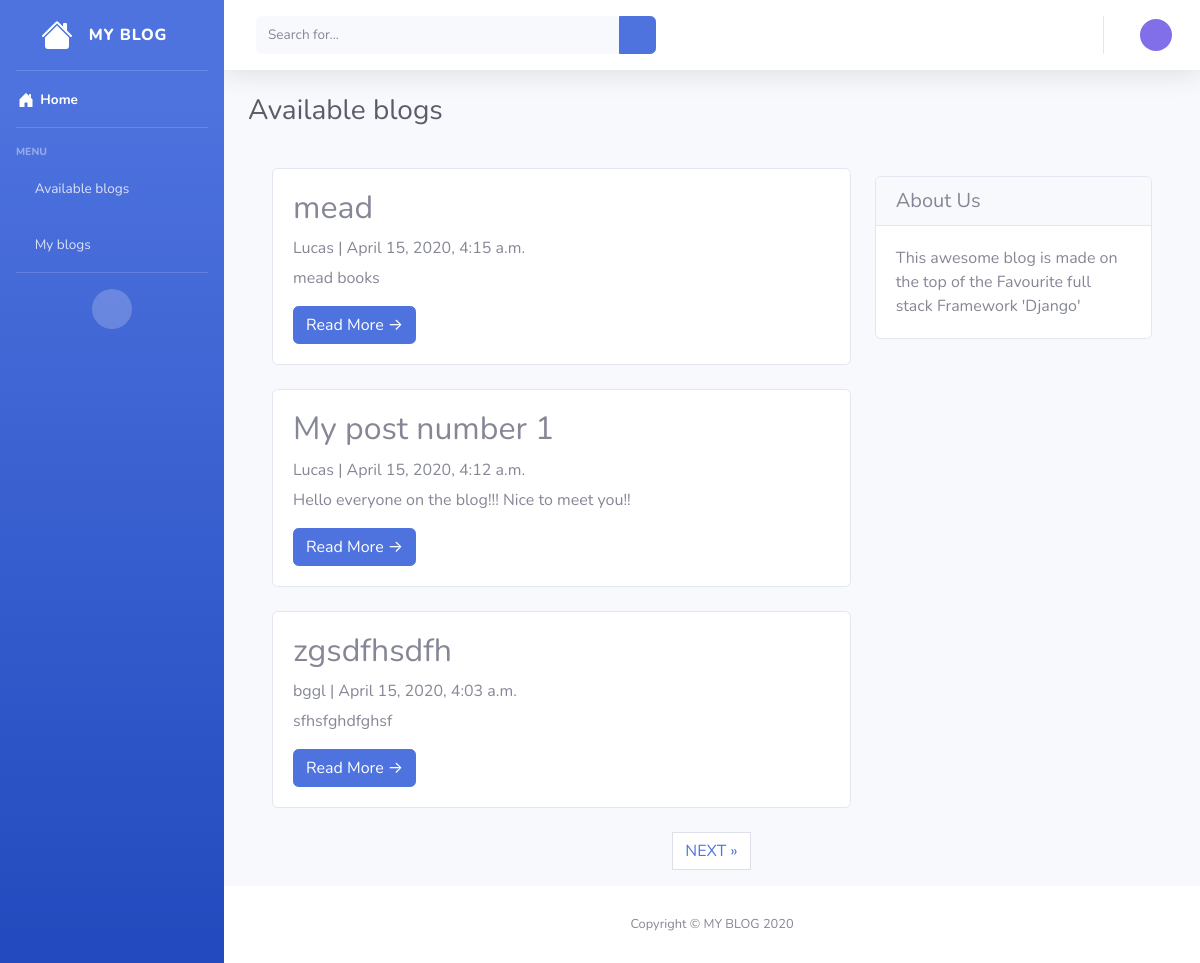
The page /available_blogs on the database its author committed.
### uni/models.py (models this page shows, shortened)
class Post(models.Model):
    title = models.CharField(max_length=200, unique=True)
    slug = models.SlugField(max_length=200, unique=True)
    author = models.ForeignKey(User, on_delete= models.CASCADE,related_name='blog_posts')
    updated_on = models.DateTimeField(auto_now= True)
    content = models.TextField()
    created_on = models.DateTimeField(auto_now_add=True)
    status = models.IntegerField(choices=STATUS, default=0)
    class Meta:
        ordering = ['-created_on']

### uni/views.py (the view)
# urls.py: path("available_blogs", views.PostList.as_view(), name="available_blogs"),
class PostList(generic.ListView):
    queryset=Post.objects.filter(status=1).order_by('-created_on')
    template_name='available_blogs.html'
    paginate_by=3

### uni/templates/available_blogs.html (shortened to what this page needs)
{% extends 'base2.html' %}
{% block body %}
	<div class="d-sm-flex align-items-center justify-content-between mb-4">
        <h1 class="h3 mb-0 text-gray-800">Available blogs</h1>
    </div>
	<div class="container">
	    <div class="row">
	        <div class="col-md-8 mt-3 left">
	            {% for post in post_list %}
	            <div class="card mb-4">
	                <div class="card-body">
	                    <h2 class="card-title">{{ post.title }}</h2>
	                    <p class="card-text text-muted h6">{{ post.author }} | {{ post.created_on}} </p>
	                    <p class="card-text">{{post.content|slice:":200" }}</p>
	                    <a href="{% url 'post_detail' post.slug  %}" class="btn btn-primary">Read More &rarr;</a>
	                </div>
	            </div>
	            {% endfor %}
	        </div>
	        {% block sidebar %}
	        	{% include 'sidebar.html' %}
	        {% endblock sidebar %}
	    </div>
	</div>
	{% if is_paginated %}
		<ul class="pagination justify-content-center">
  			{% if page_obj.has_next %}
  				<li><a href="?page={{ page_obj.next_page_number }}" class="page-link"> NEXT &raquo;</a></li>
  			{% endif %}
  		</ul>
  	{% endif %}
{% endblock %}

### uni/templates/base2.html (shortened to what this page needs)
{% load static %}
<!DOCTYPE html>
<html lang="en">
<head>
    <link href="{% static 'vendor/fontawesome-free/css/all.css' %}" rel="stylesheet" type="text/css">
    <link href="{% static 'sb-admin-2.css' %}" rel="stylesheet">
    <link href="{% static 'style.css' %}" rel="stylesheet">
</head>
<body id="page-top">
    <div id="wrapper">
        <ul class="navbar-nav bg-gradient-primary sidebar sidebar-dark accordion" id="accordionSidebar">
            <a class="sidebar-brand d-flex align-items-center justify-content-center" href="{% url 'index' %}">
                <div class="sidebar-brand-icon">
                </div>
                <div class="sidebar-brand-text mx-3">MY BLOG</div>
            </a>
            <hr class="sidebar-divider my-0">
            <li class="nav-item active">
                <a class="nav-link" href="{% url 'index' %}">
                    <span>Home</span>
                </a>
            </li>
            <hr class="sidebar-divider">
            <div class="sidebar-heading">
                Menu
            </div>
            <li class="nav-item">
                <a class="nav-link" href="{% url 'available_blogs' %}">
                    <i class="fas fa-blog"></i>
                    <span>Available blogs</span>
                </a>
            </li>
            <li class="nav-item">
                <a class="nav-link" href="{% url 'my_blogs' %}">
                    <i class="fas fa-thumbtack rotate-n-15"></i>
                    <span>My blogs</span>
                </a>
            </li>
            <hr class="sidebar-divider d-none d-md-block">
            <div class="text-center d-none d-md-inline">
                <button class="rounded-circle border-0" id="sidebarToggle"></button>
            </div>
        </ul>
        <div id="content-wrapper" class="d-flex flex-column">
            <div id="content">
                <nav class="navbar navbar-expand navbar-light bg-white topbar mb-4 static-top shadow">
                    <form class="d-none d-sm-inline-block form-inline mr-auto ml-md-3 my-2 my-md-0 mw-100 navbar-search" action="{% url 'search_post' %}" method="POST" name="postEdit" id="postEdit">
                        <div class="input-group">
                            <input name="search" type="text" class="form-control bg-light border-0 small" placeholder="Search for..." aria-label="Search" aria-describedby="basic-addon2">
                            <div class="input-group-append">
                                <button class="btn btn-primary" type="submit">
                                    <i class="fas fa-search fa-sm"></i>
                                </button>
                            </div>
                        </div>
                    </form>
                    <ul class="navbar-nav ml-auto">
                        <li class="nav-item dropdown no-arrow">
                            <a class="nav-link dropdown-toggle" href="#" id="userDropdown" role="button" data-toggle="dropdown" aria-haspopup="true" aria-expanded="false">
                                <div class="circulo">
                                </div>
                            </a>
                        </li>
                    </ul>
                </nav>
                <div class="container-fluid">
                    {% block body %}
                    {% endblock %}
                </div>
            </div>
            <footer class="sticky-footer bg-white">
                <div class="container my-auto">
                    <div class="copyright text-center my-auto">
                        <span>Copyright &copy; MY BLOG 2020</span>
                    </div>
                </div>
            </footer>
        </div>
    </div>
</body>
</html>

### uni/templates/sidebar.html
{% block sidebar %}
<div class="col-md-4 float-right ">
	<div class="card my-4">
	        <h5 class="card-header">About Us</h5>
	    <div class="card-body">
	        <p class="card-text"> This awesome blog is made on the top of the Favourite full stack Framework 'Django'</p>
	    </div>
	</div>
</div>
{% endblock sidebar %}

### uni/static/style.css (style rules this page uses)
:root { --input-padding-x: 1.5rem; --input-padding-y: .75rem; }
.circulo { width: 2rem; height: 2rem; border-radius: 50%; background: #816fea; display: flex; justify-content: center; align-items: center; text-align: center; margin:0px auto; padding:3% }

### rows shown on the page
Post: title "mead", author "Lucas", created_on "April 15, 2020, 4:15 a.m.", content "mead books"
Post: title "My post number 1", author "Lucas", created_on "April 15, 2020, 4:12 a.m.", content "Hello everyone on the blog!!! Nice to meet you!!"
Post: title "zgsdfhsdfh", author "bggl", created_on "April 15, 2020, 4:03 a.m.", content "sfhsfghdfghsf"
